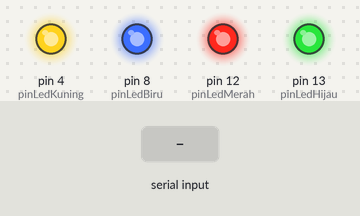
Simulated run of this sketch. Board: Arduino Uno, built with avr-gcc and run on an emulated ATmega328P. On the bench: output pins drawn as LEDs (lit = HIGH). Inputs (shaded band) come from the test bench. The audio player accepts every command and is not drawn.

Above: at 0.6 s.
At 2.7 s:
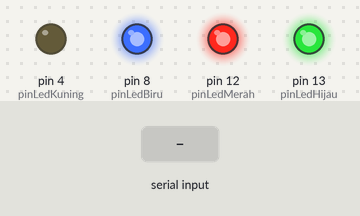
2.8 s: "30,150\n" received over Serial
At 3.1 s:
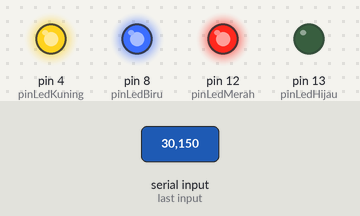
Timing chart, 0 to 10.3 s (numbered marks = the images above; inputs shaded):
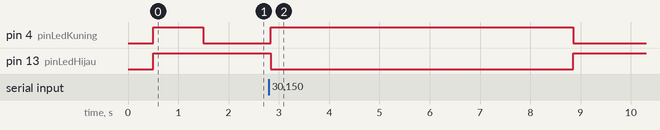

Measured:
- after the input at 2.8 s, pin 4 (pinLedKuning): LOW → HIGH at once, → LOW 6.0 s later; pin 13 (pinLedHijau): HIGH → LOW at once, → HIGH 6.0 s later

The sketch:

program_arduino.ino
```cpp
#include <DFRobotDFPlayerMini.h>
#include <SoftwareSerial.h>

int x;
const byte rxPinDfplayer  = 2;
const byte txPinDfplayer  = 3;
const byte txPinLora      = 10;
const byte rxPinLora      = 11;
const int pinLedKuning    = 4;
const int pinLedMerah     = 12;
const int pinLedBiru      = 8;
const int pinLedHijau     = 13;

SoftwareSerial lora(txPinLora, rxPinLora);
SoftwareSerial dfplayer(rxPinDfplayer, txPinDfplayer);
DFRobotDFPlayerMini myDFPlayer;

void setup() {

	Serial.begin(9600);
  dfplayer.begin(9600);
  lora.begin(9600);
	Serial.setTimeout(1);
  myDFPlayer.begin(dfplayer);
  // myDFPlayer.volume(40);
  // myDFPlayer.play(2);
  // myDFPlayer.read();

  pinMode(rxPinDfplayer, INPUT);
  pinMode(txPinDfplayer, OUTPUT);
  pinMode(pinLedKuning, OUTPUT);
  pinMode(pinLedMerah, OUTPUT);
  pinMode(pinLedHijau, OUTPUT);
  pinMode(pinLedBiru, OUTPUT);

  digitalWrite(pinLedKuning, HIGH);
  digitalWrite(pinLedMerah, HIGH);
  digitalWrite(pinLedHijau, HIGH);
  digitalWrite(pinLedBiru, HIGH);
  delay(1000);
}

void loop() {
  digitalWrite(pinLedKuning, LOW);
  digitalWrite(pinLedHijau, HIGH);
  while (!Serial.available());
  x = Serial.readString().toInt();
    if(x == 1){
      myDFPlayer.play(2);
      myDFPlayer.read();
      digitalWrite(pinLedHijau, LOW);
      digitalWrite(pinLedKuning, HIGH);
      lora.println("Data Dari Kamera");
      delay(6000);
      digitalWrite(pinLedHijau, LOW);
      digitalWrite(pinLedKuning, LOW);
    }
}
```
